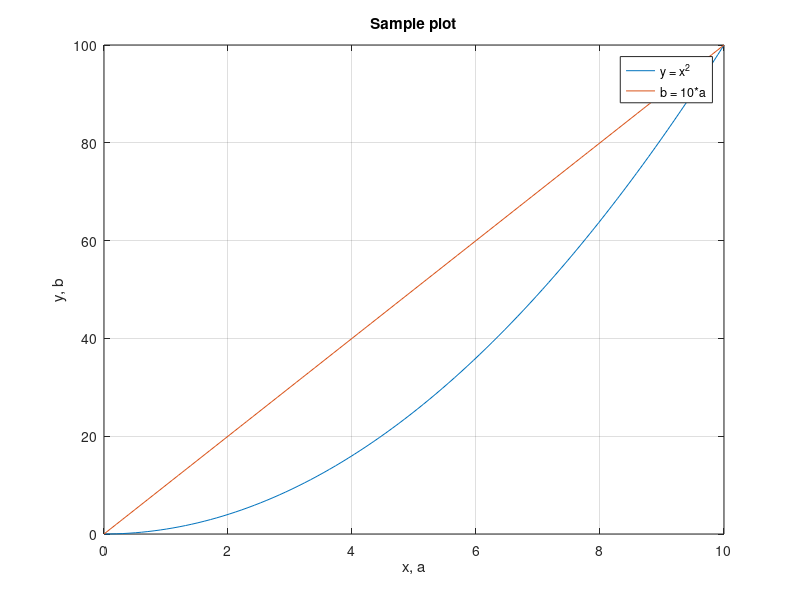

Write MATLAB code to recreate this figure.
clear
clc
close all
format compact
%
x = linspace(0,10,100);
y = x.^2;
a = 0:0.1:10;
b = 10*a;
% plotting
figure(1)
plot(x,y,a,b)
title('Sample plot')
xlabel('x, a')
ylabel('y, b')
grid on
legend('y = x^2','b = 10*a','Location','best')